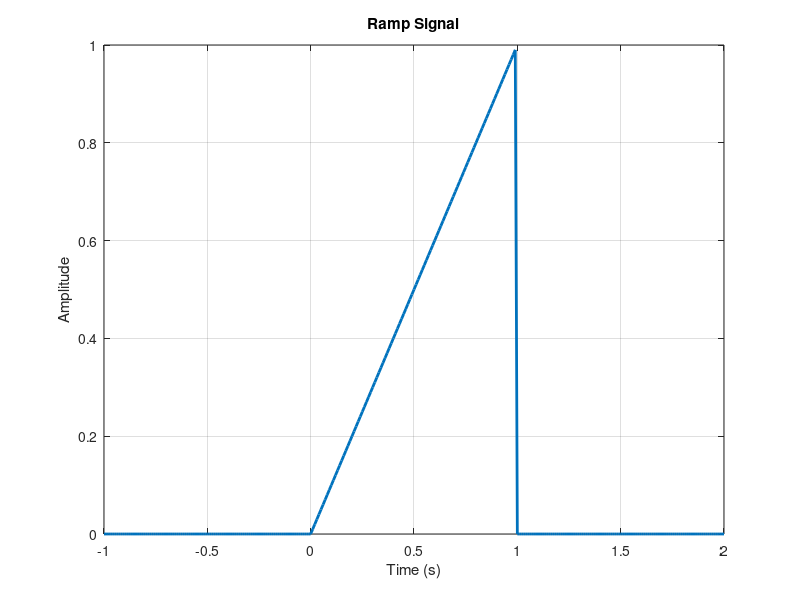

Source code (MATLAB):
t = -1:0.01:2;  % Time vector
ramp = t .* (t >= 0 & t < 1);  % Ramp active only between 0 and 1

plot(t, ramp, 'LineWidth', 2);
xlabel('Time (s)');
ylabel('Amplitude');
title('Ramp Signal');
grid on;
